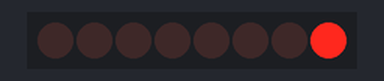
This sketch was run on a simulated Arduino Uno, built with avr-gcc and run on an emulated ATmega328P. On the bench: 8 shift-register outputs drawn as a row of LEDs (first output left, lit = HIGH). Wiring (inferred from the names in the program): shift register (74HC595): data pin 8; shift clock pin 12; latch pin 11. Wiring (inferred from the signals the program sends): row of LEDs: on Q0, Q1, Q2, Q3, Q4, Q5, Q6, Q7.

Above: at 0.5 s.
At 2.5 s:
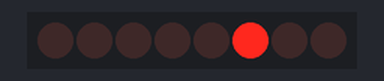
At 4.5 s:
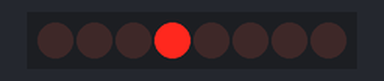
At 8.5 s:
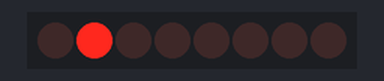
At 13.5 s:
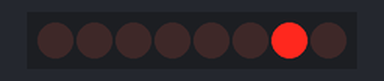
At 17.5 s:
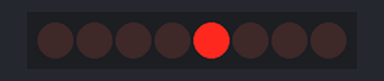
Timing chart, 0 to 18.2 s (numbered marks = the images above):
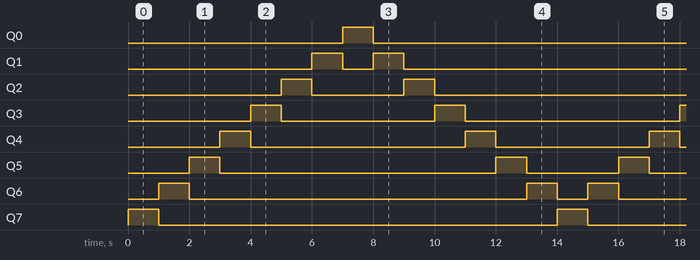

Measured:
- by itself, Q0, Q7: alternates HIGH for 1.0 s and LOW for 13.0 s
- by itself, Q1: repeats every 14.0 s: LOW 1.0 s, HIGH 1.0 s, LOW 11.0 s, HIGH 1.0 s
- by itself, Q2: repeats every 14.0 s: LOW 3.0 s, HIGH 1.0 s, LOW 9.0 s, HIGH 1.0 s
- by itself, Q3: repeats every 14.0 s: LOW 5.0 s, HIGH 1.0 s, LOW 7.0 s, HIGH 1.0 s
- by itself, Q4: repeats every 14.0 s: LOW 7.0 s, HIGH 1.0 s, LOW 5.0 s, HIGH 1.0 s
- by itself, Q5: repeats every 14.0 s: LOW 9.0 s, HIGH 1.0 s, LOW 3.0 s, HIGH 1.0 s
- by itself, Q6: repeats every 14.0 s: LOW 11.0 s, HIGH 1.0 s, LOW 1.0 s, HIGH 1.0 s

The sketch:

Lesson_2_LED_Flowing_Lights.ino
```cpp
/***********************************************************
File name: Lesson_2_LED_Flowing_Lights.ino
Description: LED turn lighting control
Website: www.uctronics.com
E-mail: sales@uctronics.com
Author: Lee
Date: 2017/06/12
***********************************************************/
//Pin connected to ST_CP of 74HC595
int latchPin = 11;
//Pin connected to SH_CP of 74HC595
int clockPin = 12;
////Pin connected to DS of 74HC595
int dataPin = 8;

void setup()
{
  //set pins to output because they are addressed in the main loop
  pinMode(latchPin, OUTPUT);
  pinMode(clockPin, OUTPUT);
  pinMode(dataPin, OUTPUT);
}

void loop()
{
  int j=1,dire;
  while (1)       //count up routine
  {
    //ground latchPin and hold low for as long as you are transmitting
    digitalWrite(latchPin, LOW);
    shiftOut(dataPin, clockPin, LSBFIRST, j);       //return the latch pin high to signal chip that it
                                                    //no longer needs to listen for information
    digitalWrite(latchPin, HIGH);
    if (j==1)
      dire=1;
    else if (j==128)
      dire=0;
    if (dire==1)
      j=j<<1;
    else
      j=j>>1;
    delay(1000);
  }
}
```
